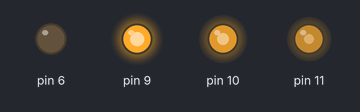
Simulated run of this sketch. Board: Arduino Uno, built with avr-gcc and run on an emulated ATmega328P. Parts: output pins drawn as LEDs (lit = HIGH). Random numbers use the default seed unless the sketch sets one.

Above: at 0.1 s.
At 3.6 s:
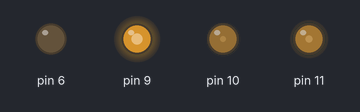
At 7.6 s:
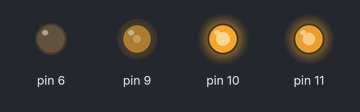
At 16.6 s:
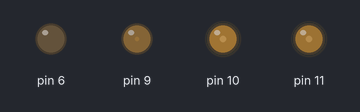
At 26.1 s:
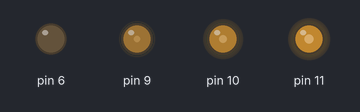
At 36.4 s:
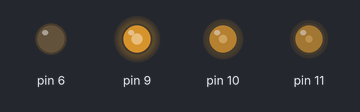
Timing chart, 0 to 40.0 s (numbered marks = the images above):
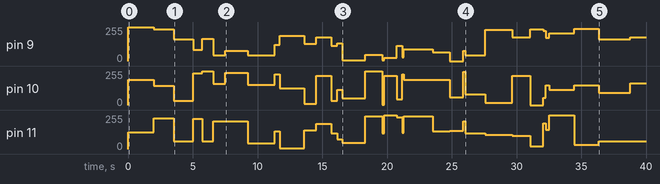

The sketch:

colorMixing.ino
```cpp
/* The RGB LED works by completing one out of three circuits
   since it has a common Anode (+ve terminal)( longest lead), the colors are
   switched by switching the ground pin among three temrminals.
   since the Arduino has a fixed GND pin which cannnot be changed,
   this sketch simulates ground by setting a pin to LOW (0 Volts).
   (RGB LED's used were bought as part of the makershed ultimate arduino
   microcontrller kit)
*/
unsigned int led; // pin connected to LED.
unsigned long delay_time; // random time between colors


void setup()
{
  pinMode(6, OUTPUT);
  for(led=9;led<=11;led++) // Set all pins which have a LED color as OUPUT, not strcitly required for PWM pins
  pinMode(led, OUTPUT);
  randomSeed(analogRead(3)); // to improve random() function


}

void loop()
{

    unsigned int red = random(0,256); // red LED Duty cycle
    unsigned int green = random(0,256); // Green LED Duty cycle
    unsigned int blue = random(0,256);// Blue LED Duty cycle
    delay_time = random(0,2500); // delay between each iteration of loop() will be between 0 and 2.5 seconds

    /* For some Reason a comon Anode LED requires 255 to be
       subtacted from the dutycycle for colors to show up correctly
    */

     analogWrite(9, (255-red));
     analogWrite(10,(255-green));
     analogWrite(11,(255-blue));
     delay(delay_time);


}


/* subtact 255 from dutycycle logic taken from:
  http://learn.adafruit.com/downloads/pdf/adafruit-arduino-lesson-3-rgb-leds.pdf
  Accessed: 01/23/2014
*/
```

Measured:
- by itself, pin 9: 0/255 → 255/255 at 0.00 s, → 239/255 2.0 s later, → 164/255 1.5 s later, → 86/255 1.5 s later, … (34 changes in this stretch)
- by itself, pin 10: 0/255 → 188/255 at 0.00 s, → 143/255 2.0 s later, → 33/255 1.5 s later, → 238/255 1.5 s later, … (34 changes in this stretch)
- by itself, pin 11: 0/255 → 125/255 at 0.00 s, → 231/255 2.0 s later, → 59/255 1.5 s later, → 228/255 1.5 s later, … (34 changes in this stretch)
